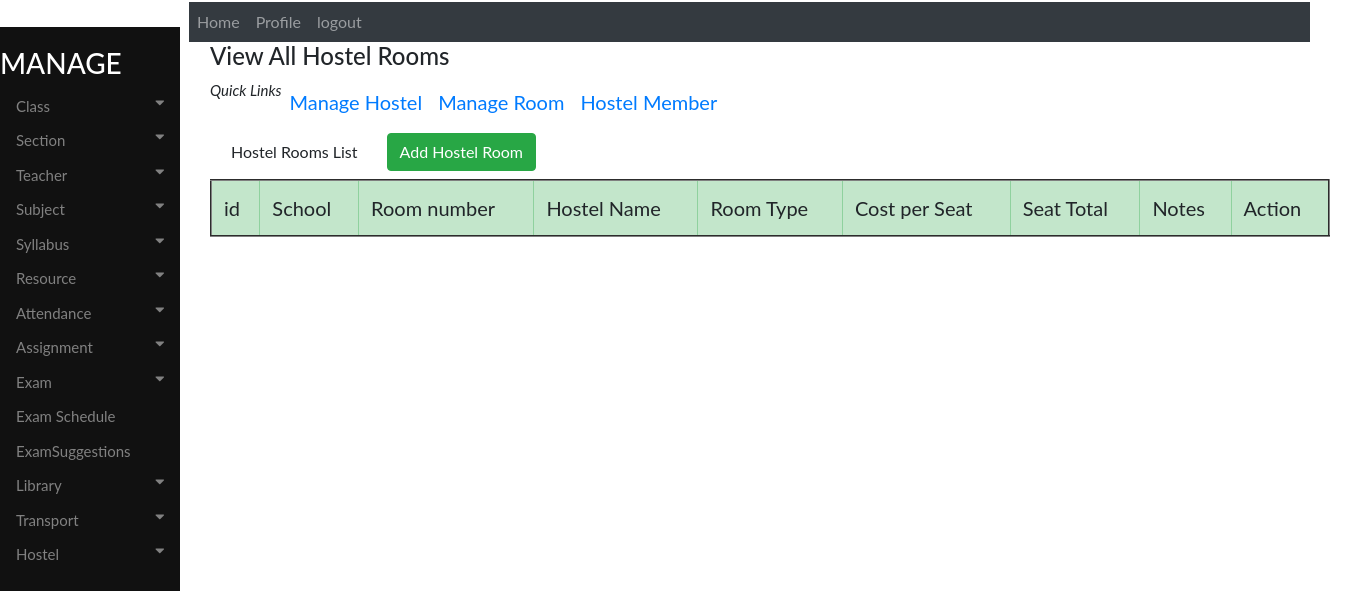
/accounts/viewroom, run on an earlier commit of the app's database.
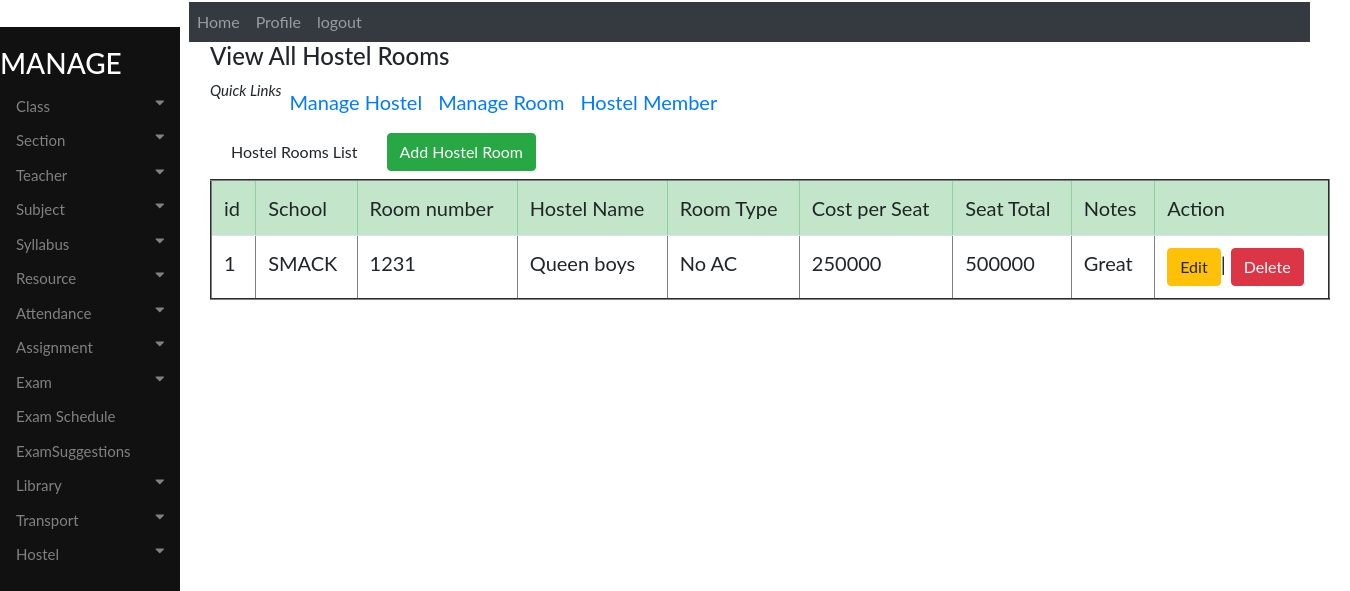
And on a later commit of the database.
### accounts/models.py (models this page shows, shortened)
class HostelRooms(models.Model):
    choices = (('AC','AC'),('No AC ','No AC'))
    School = models.CharField(max_length=130)
    Room_no= models.CharField(max_length=130)
    Hostel= models.ForeignKey(Hostel,  on_delete=models.PROTECT, blank=True, null=True)
    RoomType = models.CharField(max_length=130, choices=choices, blank=False, null=True)
    SeatTotal= models.CharField(max_length=130)
    CostPerSeat= models.CharField(max_length=130)
    Notes = models.TextField(max_length=110)

class Hostel(models.Model):
    choices = (('Boys','Boys'),('Girls','Girls'),('Combined','Combined'))
    School = models.CharField(max_length=130)
    HostelName= models.CharField(max_length=130)
    HostType = models.CharField(max_length=130, choices=choices, blank=False, null=True)
    Address= models.CharField(max_length=130)
    Notes = models.TextField(max_length=110)
    def __str__(self):
        return self.HostelName

### accounts/views.py (the view)
def viewroom(request):
   all_info = HostelRooms.objects.all()
   context={'all_info':all_info}
   return render(request, 'accounts/viewhostelroom.html', context)

### accounts/templates/accounts/viewhostelroom.html
{% extends 'base.html' %}
{% block body %}
<div class="container" style="margin-left: 200px;font-size: 20px; padding: 0px 10px;">
<h4>View All Hostel Rooms</h4>
<nav class="nav navbar-expand">
  <ul class="navbar-nav mr-auto">
    <i style="font-size: 15px;">Quick Links</i>
    <li class="nav-item">
    <a class="nav-link" href="{% url 'viewhostel' %}">Manage Hostel</a>
    </li>
    <li class="nav-item">
    <a class="nav-link" href=" {% url 'viewroom' %}">Manage Room</a>
    </li>
    <li class="nav-item">
    <a class="nav-link" href="#">Hostel Member</a>
    </li>
  </ul>
</nav>
<nav class="nav navbar-expand" style="float:left">
  <ul class="navbar-nav mr-auto">
    <li class="nav-item">
      <a class="nav-link" href="#"><button class="btn btn-default">Hostel Rooms List</button></a>
    </li>
    <li class="nav-item">
      <a class="nav-link" href="{% url 'addroom' %}"><button class="btn btn-success">Add Hostel Room</button></a>
    </li>
  </ul>
</nav>
<br>
<table class="table table-hover" border="2">
   <thead class="table-success">
    <tr>
         <td>id</td>
         <td>School</td>
         <td>Room number</td>
         <td>Hostel Name</td>
         <td>Room Type</td>
         <td>Cost per Seat</td>
         <td>Seat Total</td>
         <td>Notes</td>
         <td>Action</td>
     </tr>
   </thead>
   <tbody>
     {% if all_info %}
     {% for item in all_info %}
     <tr>
       <td>{{ item.id}}</td>
       <td>{{ item.School}}</td>
       <td>{{ item.Room_no}}</td>
       <td>{{ item.Hostel}}</td>
       <td>{{ item.RoomType}}</td>
       <td>{{ item.CostPerSeat}}</td>
       <td>{{ item.SeatTotal}}</td>
       <td>{{ item.Notes}}</td>
       <td><a href="{% url 'editroom' pk=item.id  %}" >
         <button class="btn btn-warning">Edit</button></a>|
         <a href="{% url 'deleteroom' pk=item.id %}" >
           <button class="btn btn-danger">Delete</button></a>
       </td>
        {% endfor %}
     </tr>
     {% endif %}
   </tbody>
</table>
</div>
{% endblock %}

### accounts/templates/base.html (shortened to what this page needs)
<!DOCTYPE html>
<html lang="en">
<head>
         <link rel="stylesheet"
         href="https://stackpath.bootstrapcdn.com/bootstrap/4.3.1/css/bootstrap.min.css"
>
         <link rel="stylesheet" href="https://cdnjs.cloudflare.com/ajax/libs/font-awesome/4.7.0/css/font-awesome.min.css">
          {% load static %}
         <link type="text/css" rel="stylesheet" href="{% static 'style.css'%}">
</head>
<body><br>
  <nav class="nav navbar-expand navbar-dark bg-dark" style="margin-top:-1.6%; margin-left:14%; margin-right:3%">
    <div class="collapse navbar-collapse" id="navbarExample02">
        <ul class="navbar-nav mr-auto">
            <li class="nav-item">
            <a class="nav-link" href="{% url 'home'  %}">Home</a>
            </li>
             <li class="nav-item">
            <a class="nav-link" href="#">Profile</a>
            </li>
            <li class="nav-item">
           <a class="nav-link" href="{% url 'logout'  %}">logout</a>
           </li>
      </ul>
</nav>
<div class="sidenav scrollbar scrollbar-primary">
  <h3 style=" color: white">MANAGE</h3>
  <button class="dropdown-btn">Class
    <i class="fa fa-caret-down"></i>
  </button>
    <button class="dropdown-btn">Section
    <i class="fa fa-caret-down"></i>
  </button>
  <button class="dropdown-btn">Teacher
  <i class="fa fa-caret-down"></i>
</button>
<button class="dropdown-btn">Subject
<i class="fa fa-caret-down"></i>
</button>
<button class="dropdown-btn">Syllabus
<i class="fa fa-caret-down"></i>
</button>
<button class="dropdown-btn">Resource
<i class="fa fa-caret-down"></i>
</button>
<button class="dropdown-btn">Attendance
<i class="fa fa-caret-down"></i>
</button>
<button class="dropdown-btn">Assignment
<i class="fa fa-caret-down"></i>
</button>
<button class="dropdown-btn">Exam
<i class="fa fa-caret-down"></i>
</button>
<a href="{% url 'viewexamschedule'%}">Exam Schedule</a>
<a href="{% url 'viewexamsuggestion'%}">ExamSuggestions</a>
<button class="dropdown-btn">Library
<i class="fa fa-caret-down"></i>
</button>
<button class="dropdown-btn">Transport
<i class="fa fa-caret-down"></i>
</button>
<button class="dropdown-btn">Hostel
<i class="fa fa-caret-down"></i>
</button>
</div>
{% block body %}
{% endblock %}
</body>
</html>

### accounts/templates/base.html (style rules this page uses)
body { font-family: "Lato", sans-serif; }
.scrollbar { float: left; height: 300px; width: 65px; background: #fff; overflow-y: scroll; margin-bottom: 25px; }
.sidenav { height: 200%; width: 180px; z-index: 1; position: fixed; top: 0; left: 0; margin-top: 2%; background-color: #111; padding-top: 20px; overflow: auto; }
.sidenav a, .dropdown-btn { padding: 6px 8px 6px 16px; text-decoration: none; font-size: 15px; color: #818181; display: block; border: none; background: none; width: 100%; text-align: left; cursor: pointer; outline: none; }
.fa-caret-down { float: right; padding-right: 8px; }

What changed in the data, as far as the page shows it:
added HostelRooms: id "1", School "SMACK", Room_no "1231", Hostel "Queen boys", RoomType "No AC", CostPerSeat "250000", SeatTotal "500000", Notes "Great"
